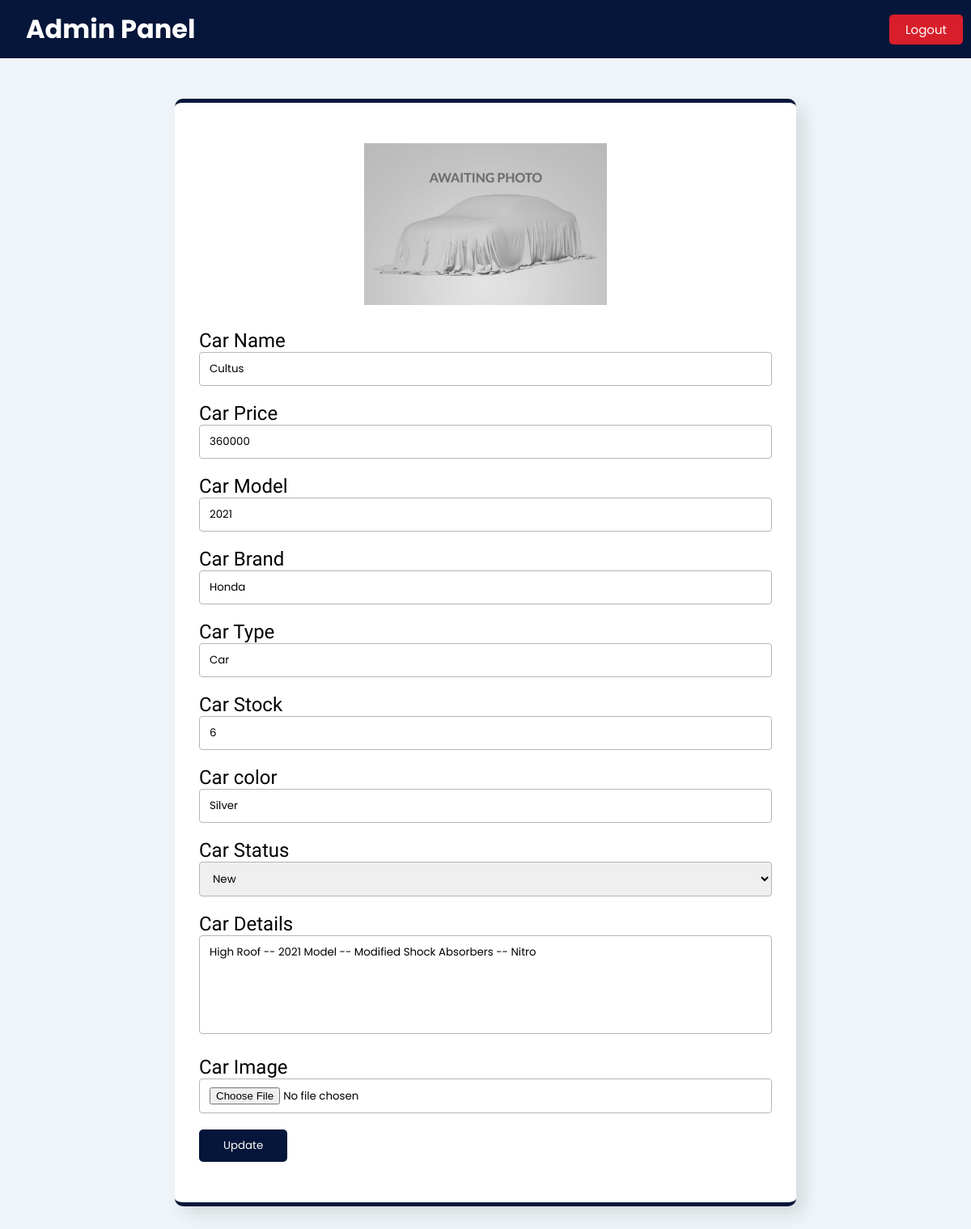
The app's page /update.php?update-id=1 (signed in) with its own data.
### tables this page shows
CREATE TABLE `cars_db` (
  `id` int(255) NOT NULL,
  `car_price` varchar(255) NOT NULL,
  `car_details` varchar(255) NOT NULL,
  `car_img` varchar(255) NOT NULL,
  `car_model` varchar(255) NOT NULL,
  `car_brand` varchar(255) NOT NULL,
  `car_type` varchar(255) NOT NULL,
  `car_status` varchar(10) NOT NULL,
  `car_name` varchar(255) NOT NULL,
  `car_stock` varchar(3) NOT NULL,
  `created_at` varchar(255) NOT NULL,
  `updated_at` varchar(255) NOT NULL DEFAULT 'none',
  `car_sold` varchar(255) DEFAULT NULL,
  `car_color` varchar(255) NOT NULL DEFAULT 'black'
);

### update.php (the view, shortened to what this page needs)
<?php require_once('./config/apis.php') ?>
<!DOCTYPE html>
<html lang="en">
<head>
    <link rel="stylesheet" href="https://cdnjs.cloudflare.com/ajax/libs/font-awesome/5.15.3/css/all.min.css"
    />
    <link class="jsbin" href="http://ajax.googleapis.com/ajax/libs/jqueryui/1/themes/base/jquery-ui.css" rel="stylesheet" type="text/css" />
    <link href="https://unpkg.com/aos@2.3.1/dist/aos.css" rel="stylesheet">
    <link rel="stylesheet" href="./css/update.css">
</head>
<body>
    <div class="nav">
        <h1 class="title"><a href="admin.php">Admin Panel</a></h1>
        <ul>
            <button><a href="?logout=true"><span class="name logout">Logout</span></a></button>
        </ul>
    </div>
    <section class="form">
        <?php
            if($_GET['update-id']){
                $id = $_GET['update-id'];
                $sql = "SELECT * from cars_db WHERE id = '$id'";
                $res = mysqli_query($con, $sql);
                while($row = mysqli_fetch_assoc($res)){
        ?>
        <form action="addcar.php" method="POST" enctype="multipart/form-data">
            <div class="img">
                <img id="blah" src="./img/palaceholderimg.jpg" />
            </div>
            <h2>Car Name</h2>
            <input type="text" name="name" value="<?php echo $row['car_name'] ?>" placeholder="Car Name" required autocomplete="off">
            <h2>Car Price</h2>
            <input type="number" name="price" value="<?php echo $row['car_price'] ?>" placeholder="Price" required autocomplete="off">
            <h2>Car Model</h2>
            <input type="number" name="model" value="<?php echo $row['car_model'] ?>" placeholder="Model (Year)" required autocomplete="off">
            <h2>Car Brand</h2>
            <input type="text" name="brand" value="<?php echo $row['car_brand'] ?>" placeholder="BMW, Ferrari e.t.c" required autocomplete="off">
            <h2>Car Type</h2>
            <input type="text" name="type" value="<?php echo $row['car_type'] ?>" placeholder="SUV, Sports e.t.c" required autocomplete="off">
            <h2>Car Stock</h2>
            <input type="number" name="stock" placeholder="Stock" value="<?php echo $row['car_stock'] ?>" required autocomplete="off">
            <h2>Car color</h2>
            <input type="text" name="color" placeholder="Color" value="<?php echo $row['car_color'] ?>" required autocomplete="off">
            <h2>Car Status</h2>
            <select name="status" id="status" required autocomplete="off">
                <option value="new">New</option>
            </select>
            <h2>Car Details</h2>
            <textarea name="details" id="details" cols="30" rows="5" placeholder="Car Details Here! add -- to saperate lines" required autocomplete="off"><?php echo $row['car_details'] ?></textarea>
            <h2>Car Image</h2>
            <input type="file" name="carimg" onchange="readURL(this);" autocomplete="off">
            <button type="submit" name="updatecar">Update</button>
        </form>
        <?php  } } ?>
    </section>
</body>
</html>

### css/update.css (style rules this page uses)
* { margin: 0px; padding: 0px; -webkit-box-sizing: border-box; box-sizing: border-box; outline: none; text-decoration: none; }
html { scroll-behavior: smooth; }
h1, h2, h3, h4, h5 { font-family: 'Teko', sans-serif; font-weight: 500; }
body { width: 100%; height: 100%; font-family: 'Poppins', sans-serif; background-color: #EEF4F7; }
section { width: 100%; }
.nav { height: 100%; background-color: #05163A; display: -webkit-box; display: -ms-flexbox; display: flex; -webkit-box-pack: justify; -ms-flex-pack: justify; justify-content: space-between; }
.nav .title { color: white; text-align: center; padding: 12px 1em; font-family: 'Poppins', sans-serif; font-weight: 700; }
.nav .title a { color: white; }
.nav ul { margin: 10px 0px; display: -webkit-box; display: -ms-flexbox; display: flex; }
.nav ul button { color: white; width: 100%; background-color: transparent; border: none; font-family: 'Poppins', sans-serif; text-align: start; padding: 10px; font-size: 15px; }
.nav ul button a { color: white; }
.nav ul button .logout { padding: 8px 20px; background-color: #D81E2A; border-radius: 5px; }
.form { background-color: #EEF4F7; max-width: 800px; margin: auto; padding: 50px 1em; }
.form form { border-radius: 10px; border-top: 5px #05163A solid; border-bottom: 5px #05163A solid; padding: 50px 30px; background-color: white; -webkit-box-shadow: 10px 10px 20px rgba(0, 0, 0, 0.1); box-shadow: 10px 10px 20px rgba(0, 0, 0, 0.1); }
.form form .img { width: 100%; margin: auto; display: -webkit-box; display: -ms-flexbox; display: flex; -webkit-box-pack: center; -ms-flex-pack: center; justify-content: center; margin-bottom: 30px; }
.form form .img #blah { width: 300px; margin: auto; }
.form form input, .form form textarea, .form form select { width: 100%; padding: 10px 12px; border: none; font-family: 'Poppins', sans-serif; border: 1px #b6b6b6 solid; margin-bottom: 20px; border-radius: 4px; resize: none; }
.form form input::placeholder, .form form textarea::placeholder { color: #cccccc; }
.form form button { border: none; padding: 10px 30px; color: white; background-color: #05163A; font-family: 'Poppins', sans-serif; border-radius: 5px; }

### records on screen
cars_db: name "Cultus", price "360000", model "2021", brand "Honda", type "Car", stock "6", color "Silver", details "High Roof -- 2021 Model -- Modified Shock Absorbers -- Nitro"
